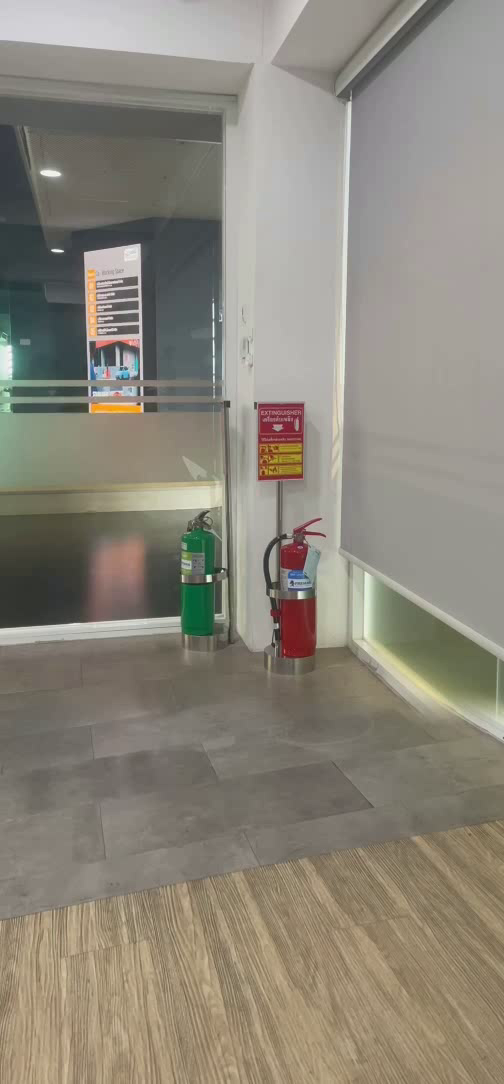
#> input picture frame 60 of panorama_output.mp4, 504 x 1084 px, given in place of 802330642.782205.mp4, which was not available
$ python 1.py
#> lines starting #> are read from the running program, lines starting #| are printed output that depends on the picture; after the words box and inside, x2 and y2 are one past the last pixel; in counts of white or black regions, pixels touching at a corner belong together; pictures that were not available may be replaced by others from this repository, and a replacement may not be noted

import sys
import cv2
import numpy as np
import argparse
import time
from collections import deque
from pathlib import Path

# ป้องกันปัญหา UnicodeEncodeError บน Windows terminal เมื่อแสดงผลภาษาไทย/สัญลักษณ์พิเศษ
if sys.platform.startswith('win'):
    try:
        sys.stdout.reconfigure(encoding='utf-8')
        sys.stderr.reconfigure(encoding='utf-8')
    except AttributeError:
        pass

# ─────────────────────────────────────────────
#  CONFIG — ค่าเริ่มต้น (แก้ได้ที่นี่ หรือผ่าน UI)
# ─────────────────────────────────────────────
DEFAULT_TOP  = r"C:\Users\Purip\OneDrive\เอกสาร\802330642.782205.mp4"
DEFAULT_BOT  = r"C:\Users\Purip\OneDrive\เอกสาร\802330642.712218.mp4"
OUTPUT_PATH  = "panorama_output.mp4"

# ─────────────────────────────────────────────
# 🎨 ฟังก์ชันโคลนนิ่งสีอัตโนมัติ (Color Transfer)
# ─────────────────────────────────────────────
def match_color(src, target):
    """
    ปรับสีและแสงของภาพ src ให้เหมือนกับภาพ target
    โดยใช้เทคนิค LAB Color Space (ประมวลผลเร็วและเนียนที่สุดสำหรับวิดีโอ)
    """
    # แปลงเป็น LAB เพื่อแยก ความสว่าง (L) ออกจาก สี (A, B)
    src_lab = cv2.cvtColor(src, cv2.COLOR_BGR2LAB).astype(np.float32)
    tar_lab = cv2.cvtColor(target, cv2.COLOR_BGR2LAB).astype(np.float32)

    # หาค่าเฉลี่ยและส่วนเบี่ยงเบนมาตรฐาน
    src_mean, src_std = cv2.meanStdDev(src_lab)
    tar_mean, tar_std = cv2.meanStdDev(tar_lab)

    # ป้องกันค่าหารด้วย 0
    src_std = np.clip(src_std, 0.001, None)

    # สมการปรับสี: (src - src_mean) * (tar_std / src_std) + tar_mean
    out_lab = ((src_lab - src_mean.flatten()) * (tar_std.flatten() / src_std.flatten())) + tar_mean.flatten()

    # จำกัดขอบเขตไม่ให้สีล้น แล้วแปลงกลับเป็น BGR
    out_lab = np.clip(out_lab, 0, 255).astype(np.uint8)
    return cv2.cvtColor(out_lab, cv2.COLOR_LAB2BGR)


# ─────────────────────────────────────────────
#  BLEND FUNCTIONS
# ─────────────────────────────────────────────

# [53 lines left out: functions blend_hard, blend_feather, blend_laplacian, not called in this run]


BLEND_FUNCS = {
    "hard":       blend_hard,
    "feather":    blend_feather,
    "laplacian":  blend_laplacian,
}


# ─────────────────────────────────────────────
#  SETUP UI
# ─────────────────────────────────────────────

def run_setup_ui(ref_top, ref_bot, height, width):
    """
    แสดง Setup Window ให้ผู้ใช้ตั้งค่าก่อนเรนเดอร์
    กด ENTER หรือ SPACE เพื่อยืนยัน
    """
    win = "StitchLab Setup  [ENTER = Confirm | ESC = Quit]"
    cv2.namedWindow(win, cv2.WINDOW_AUTOSIZE)

    def noop(_): pass

    cv2.createTrackbar("Y Overlap Start  ", win, int(height * 0.70), height, noop)
    cv2.createTrackbar("Cut Line %       ", win, 50, 100, noop)
    cv2.createTrackbar("Feather px       ", win, 30, 120, noop)
    cv2.createTrackbar("Max Shake px     ", win, 3, 20, noop)
    # Blend: 0=Hard, 1=Feather, 2=Laplacian
    cv2.createTrackbar("Blend (0H 1F 2L) ", win, 2, 2, noop)
    cv2.createTrackbar("Color Match (0/1)", win, 1, 1, noop)
    cv2.createTrackbar("Motion Overlay (0/1)", win, 1, 1, noop)

    print("\n╔══════════════════════════════════════════╗")
    print("║         StitchLab — Setup Mode           ║")
    print("╠══════════════════════════════════════════╣")
    print("║  Trackbars:                              ║")
    print("║   Y Overlap  — เลื่อนภาพล่างขึ้น/ลง      ║")
    print("║   Cut Line % — เลือกจุดตัด (0=บน 100=ล่าง)║")
    print("║   Feather    — ความกว้างรอยเบลอ (px)     ║")
    print("║   Max Shake  — จำกัดการดิ้นของกล้องล่าง  ║")
    print("║   Blend      — 0=Hard 1=Feather 2=Laplace║")
    print("║   Color Match— 0=Off 1=On                ║")
    print("║   Motion Overlay — 0=Off 1=On (กันมือแหว่ง)║")
    print("╠══════════════════════════════════════════╣")
    print("║  ENTER / SPACE = ยืนยัน | ESC = ออก      ║")
    print("╚══════════════════════════════════════════╝\n")

    blend_names = ["HARD", "FEATHER", "LAPLACIAN"]

    while True:
        # Check if window was closed via 'X' button
        try:
            if cv2.getWindowProperty(win, cv2.WND_PROP_VISIBLE) < 1:
                cv2.destroyAllWindows()
                raise SystemExit("Setup window closed.")
        except cv2.error:
            cv2.destroyAllWindows()
            raise SystemExit("Setup window closed.")

        cy    = cv2.getTrackbarPos("Y Overlap Start  ", win)
        cp    = cv2.getTrackbarPos("Cut Line %       ", win)
        fth   = cv2.getTrackbarPos("Feather px       ", win)
        shake = cv2.getTrackbarPos("Max Shake px     ", win)
        bmode = cv2.getTrackbarPos("Blend (0H 1F 2L) ", win)
        color_match = cv2.getTrackbarPos("Color Match (0/1)", win)
        motion_overlay = cv2.getTrackbarPos("Motion Overlay (0/1)", win)

        canvas_h = height + cy
        canvas = np.zeros((canvas_h, width, 3), dtype=np.uint8)

        # วางภาพบน
        canvas[0:height, :] = ref_top

        # Blend zone ของกล้องล่าง
        bot_placed = np.zeros((canvas_h, width, 3), dtype=np.uint8)
        ref_bot_matched = match_color(ref_bot, ref_top) if color_match == 1 else ref_bot
        bot_placed[cy:cy + height, :] = ref_bot_matched

        # แสดง overlap zone ด้วย alpha
        overlap_top = cy
        overlap_bot = min(height, canvas_h)
        if overlap_bot > overlap_top:
            canvas[overlap_top:overlap_bot, :] = cv2.addWeighted(
                canvas[overlap_top:overlap_bot, :], 0.55,
                bot_placed[overlap_top:overlap_bot, :], 0.45, 0
            )

        # วาดเส้น Cut Line
        cut_y = int(cy + (height - cy) * (cp / 100.0))
        cut_y = max(0, min(canvas_h - 1, cut_y))
        cv2.line(canvas, (0, cut_y), (width, cut_y), (0, 220, 80), 2)

        # วาด Feather zone
        if fth > 0:
            cv2.line(canvas, (0, max(0, cut_y - fth)),
                     (width, max(0, cut_y - fth)), (0, 160, 255), 1)
            cv2.line(canvas, (0, min(canvas_h - 1, cut_y + fth)),
                     (width, min(canvas_h - 1, cut_y + fth)), (0, 160, 255), 1)

        # HUD
        hud_lines = [
            f"Y Overlap: {cy}px  |  Final H: {canvas_h}px",
            f"Cut Line: {cp}%  ({cut_y}px)",
            f"Feather: {fth}px  |  Max Shake: {shake}px",
            f"Blend Mode: {blend_names[bmode]}  |  Color Match: {'ON' if color_match == 1 else 'OFF'}",
            f"Motion Overlay: {'ON' if motion_overlay == 1 else 'OFF'}",
            "",
            "[ ENTER / SPACE = Confirm  |  ESC = Quit ]",
        ]
        colors = [(255, 220, 80)] * 5 + [(0,0,0)] + [(100, 220, 255)]
        for i, (line, col) in enumerate(zip(hud_lines, colors)):
            cv2.putText(canvas, line, (12, 28 + i * 26),
                        cv2.FONT_HERSHEY_SIMPLEX, 0.6, (0, 0, 0), 3)
            cv2.putText(canvas, line, (12, 28 + i * 26),
                        cv2.FONT_HERSHEY_SIMPLEX, 0.6, col, 1)

        scale = min(1.0, 700 / canvas_h, 700 / width)
        preview = cv2.resize(canvas, (0, 0), fx=scale, fy=scale)
        cv2.imshow(win, preview)

        key = cv2.waitKey(30) & 0xFF
        if key in (13, 32):   # ENTER or SPACE
            cv2.destroyAllWindows()
            blend_key = ["hard", "feather", "laplacian"][bmode]
            print(f"✅ Config: Y={cy}, Cut={cp}%, Feather={fth}px, "
                  f"Shake={shake}px, Blend={blend_key}, Color Match={'ON' if color_match == 1 else 'OFF'}, "
                  f"Motion Overlay={'ON' if motion_overlay == 1 else 'OFF'}")
            return cy, cp, fth, shake, blend_key, color_match, motion_overlay
        if key == 27:          # ESC
            cv2.destroyAllWindows()
            raise SystemExit("Setup cancelled.")


# ─────────────────────────────────────────────
#  ECC BASELINE CALIBRATION
# ─────────────────────────────────────────────

# [23 lines left out: function calibrate_ecc, not called in this run]


# ─────────────────────────────────────────────
#  MAIN STITCHER
# ─────────────────────────────────────────────

def stitch(
    top_src, bot_src,
    output_path=OUTPUT_PATH,
    live_mode=False,
):
    """
    top_src / bot_src : path string หรือ camera index (int)
    live_mode         : ถ้า True จะไม่เขียนไฟล์ แค่แสดงผล
    """

    cap_top = cv2.VideoCapture(top_src)
    cap_bot = cv2.VideoCapture(bot_src)

    if not cap_top.isOpened():
        raise IOError(f"ไม่สามารถเปิด source: {top_src}")
    if not cap_bot.isOpened():
        raise IOError(f"ไม่สามารถเปิด source: {bot_src}")

    fps    = cap_top.get(cv2.CAP_PROP_FPS) or 30.0
    width  = int(cap_top.get(cv2.CAP_PROP_FRAME_WIDTH))
    height = int(cap_top.get(cv2.CAP_PROP_FRAME_HEIGHT))

    # ────── ดึง Reference Frame ──────
    ref_frame_idx = 60 if not live_mode else 0
    cap_top.set(cv2.CAP_PROP_POS_FRAMES, ref_frame_idx)
    cap_bot.set(cv2.CAP_PROP_POS_FRAMES, ref_frame_idx)
    ok_t, ref_top = cap_top.read()
    ok_b, ref_bot = cap_bot.read()
    if not ok_t or not ok_b:
        # fallback: ลองเฟรมแรก
        cap_top.set(cv2.CAP_PROP_POS_FRAMES, 0)
        cap_bot.set(cv2.CAP_PROP_POS_FRAMES, 0)
        _, ref_top = cap_top.read()
        _, ref_bot = cap_bot.read()

    # ────── Setup UI ──────
    initial_dy, cut_percent, feather_px, max_shake, blend_mode, color_match, motion_overlay = \
        run_setup_ui(ref_top, ref_bot, height, width)

    blend_fn = BLEND_FUNCS[blend_mode]
    final_h  = height + initial_dy

    # ────── ECC Baseline ──────
    print("\n🔬 Calibrating ECC baseline...")
    ref_bot_calib = match_color(ref_bot, ref_top) if color_match == 1 else ref_bot
    baseline_dx = calibrate_ecc(ref_top, ref_bot_calib, height, initial_dy)

    # ────── Calculate Crop Margins to remove black borders ──────
    crop_margin = int(np.ceil(abs(baseline_dx) + max_shake))
    # Make sure we don't crop more than 1/4 of the width
    crop_margin = min(crop_margin, width // 4)
    crop_w = width - crop_margin
    crop_w = (crop_w // 2) * 2  # Ensure even width for video codecs
    crop_margin = width - crop_w
    print(f"   Auto-cropping horizontal borders: width reduced from {width}px to {crop_w}px (crop margin = {crop_margin}px)")

    # ────── VideoWriter ──────
    out_vid = None
    if not live_mode:
        fourcc = cv2.VideoWriter_fourcc(*"mp4v")
        out_vid = cv2.VideoWriter(output_path, fourcc, fps, (crop_w, final_h))
        cap_top.set(cv2.CAP_PROP_POS_FRAMES, 0)
        cap_bot.set(cv2.CAP_PROP_POS_FRAMES, 0)
        total_frames = int(cap_top.get(cv2.CAP_PROP_FRAME_COUNT))
    else:
        total_frames = 0  # ไม่รู้จำนวนเฟรมใน live

    # ────── LK Parameters ──────
    lk_params = dict(
        winSize  = (21, 21),
        maxLevel = 3,
        criteria = (cv2.TERM_CRITERIA_EPS | cv2.TERM_CRITERIA_COUNT, 30, 0.01),
    )
    feat_params = dict(
        maxCorners   = 200,
        qualityLevel = 0.01,
        minDistance  = 15,
        blockSize    = 7,
    )

    # BG Mask: ติดตามเฉพาะขอบภาพ (หลีกเลี่ยงมือ/กล่อง)
    bg_mask = np.zeros((height, width), dtype=np.uint8)
    bg_mask[0:int(height * 0.15), :]     = 255   # แถบบน
    bg_mask[:, 0:int(width * 0.08)]      = 255   # แถบซ้าย
    bg_mask[:, int(width * 0.92):]       = 255   # แถบขวา

    # ────── Background Subtractor for Motion Overlay ──────
    bg_subtractor = None
    morph_kernel = None
    if motion_overlay == 1:
        bg_subtractor = cv2.createBackgroundSubtractorMOG2(history=500, varThreshold=30, detectShadows=False)
        morph_kernel = cv2.getStructuringElement(cv2.MORPH_ELLIPSE, (5, 5))

    # ────── State ──────
    prev_gray_top  = None
    prev_gray_bot  = None
    pts_top        = None
    pts_bot        = None
    REDETECT_EVERY = 30

    smooth_dx = float(baseline_dx)
    smooth_dy = float(initial_dy)
    ALPHA     = 0.08           # EMA alpha — เพิ่ม = ตอบสนองเร็วขึ้น, ลด = นิ่งขึ้น

    dx_buf = deque([baseline_dx] * 5, maxlen=5)
    dy_buf = deque([float(initial_dy)] * 5, maxlen=5)

    frame_idx  = 0
    t_start    = time.time()

    print(f"\n🎬 Rendering  |  {width}×{final_h}  |  {fps:.0f}fps  |  blend={blend_mode}")
    if not live_mode:
        print(f"   Total frames: {total_frames}")
    print("   Press Q to stop\n")

    cv2.namedWindow("StitchLab Output", cv2.WINDOW_AUTOSIZE)

    while True:
        ret_t, frame_top = cap_top.read()
        ret_b, frame_bot = cap_bot.read()
        if not ret_t or not ret_b:
            break

        # ── Color Matching ──
        if color_match == 1:
            frame_bot = match_color(frame_bot, frame_top)

        gray_top = cv2.cvtColor(frame_top, cv2.COLOR_BGR2GRAY)
        gray_bot = cv2.cvtColor(frame_bot, cv2.COLOR_BGR2GRAY)

        # ── LK Optical Flow ──
        raw_dx = baseline_dx
        raw_dy = float(initial_dy)

        if prev_gray_top is not None and pts_top is not None and len(pts_top) >= 10:
            new_top, st_t, _ = cv2.calcOpticalFlowPyrLK(
                prev_gray_top, gray_top, pts_top, None, **lk_params)
            new_bot, st_b, _ = cv2.calcOpticalFlowPyrLK(
                prev_gray_bot, gray_bot, pts_bot, None, **lk_params)

            good = (st_t.ravel() == 1) & (st_b.ravel() == 1)
            if good.sum() >= 8:
                rel_dx = np.median(new_top[good, 0, 0] - new_bot[good, 0, 0])
                # Y ล็อคไว้ ไม่ให้ขยับ (อ้างอิงจาก Setup)
                raw_dx = float(np.clip(rel_dx,
                                       baseline_dx - max_shake,
                                       baseline_dx + max_shake))
                raw_dy = float(np.clip(initial_dy,
                                       initial_dy - max_shake,
                                       initial_dy + max_shake))
                pts_top = new_top[good].reshape(-1, 1, 2)
                pts_bot = new_bot[good].reshape(-1, 1, 2)

        # ── Re-detect Points ──
        if frame_idx % REDETECT_EVERY == 0 or pts_top is None or len(pts_top) < 15:
            corners = cv2.goodFeaturesToTrack(gray_top, mask=bg_mask, **feat_params)
            if corners is not None:
                pts_top = corners
                pts_bot = pts_top.copy()
                pts_bot[:, :, 1] -= initial_dy

        prev_gray_top = gray_top.copy()
        prev_gray_bot = gray_bot.copy()

        # ── EMA + Temporal Median ──
        dx_buf.append(raw_dx)
        dy_buf.append(raw_dy)
        buf_dx = float(np.median(list(dx_buf)))
        buf_dy = float(np.median(list(dy_buf)))

        smooth_dx = smooth_dx * (1 - ALPHA) + buf_dx * ALPHA
        smooth_dy = smooth_dy * (1 - ALPHA) + buf_dy * ALPHA

        apply_dx = round(smooth_dx)
        apply_dy = round(smooth_dy)

        # ── Warp Bottom ──
        top_canvas = np.zeros((final_h, width, 3), dtype=np.uint8)
        top_canvas[0:height, :] = frame_top

        M = np.float32([[1, 0, apply_dx], [0, 1, apply_dy]])
        warped_bot = cv2.warpAffine(frame_bot, M, (width, final_h), borderMode=cv2.BORDER_REPLICATE)

        # ── Blend ──
        cut_y = int(apply_dy + (height - apply_dy) * cut_percent / 100)
        cut_y = max(feather_px, min(final_h - feather_px, cut_y))

        final_frame = blend_fn(top_canvas, warped_bot, cut_y, feather_px, final_h, width)

        # ── Motion Overlay (Hand Protection) ──
        if motion_overlay == 1 and bg_subtractor is not None:
            # Detect motion in frame_top
            fg_mask = bg_subtractor.apply(frame_top)
            fg_mask = cv2.morphologyEx(fg_mask, cv2.MORPH_OPEN, morph_kernel)
            fg_mask = cv2.morphologyEx(fg_mask, cv2.MORPH_DILATE, morph_kernel, iterations=3)
            fg_mask_blur = cv2.GaussianBlur(fg_mask, (21, 21), 0).astype(np.float32) / 255.0

            # Expand mask to canvas size
            full_fg_mask = np.zeros((final_h, width, 1), dtype=np.float32)
            full_fg_mask[0:height, :, 0] = fg_mask_blur
            full_fg_mask_3d = np.repeat(full_fg_mask, 3, axis=2)

            # Composite top frame over the blended frame in moving regions
            final_frame = (top_canvas.astype(np.float32) * full_fg_mask_3d) + (final_frame.astype(np.float32) * (1.0 - full_fg_mask_3d))
            final_frame = np.clip(final_frame, 0, 255).astype(np.uint8)

        # ── Crop to remove black borders ──
        if baseline_dx < 0:
            cropped_frame = final_frame[:, 0:crop_w]
        else:
            cropped_frame = final_frame[:, crop_margin:]

        # ── Write ──
        if out_vid is not None:
            out_vid.write(cropped_frame)

        # ── Preview (ทุก 2 เฟรม เพื่อประหยัด CPU) ──
        if frame_idx % 2 == 0:
            elapsed = time.time() - t_start
            current_fps = frame_idx / elapsed if elapsed > 0 else 0

            preview = cv2.resize(cropped_frame, (0, 0), fx=0.4, fy=0.4)

            # HUD บน preview
            if not live_mode and total_frames > 0:
                pct = frame_idx / total_frames * 100
                eta = (total_frames - frame_idx) / current_fps if current_fps > 0 else 0
                hud = (f"Frame {frame_idx}/{total_frames} ({pct:.0f}%)  "
                       f"| {current_fps:.1f}fps  "
                       f"| ETA {int(eta//60):02d}:{int(eta%60):02d}  "
                       f"| dx={apply_dx} dy={apply_dy}")
            else:
                hud = (f"LIVE  Frame {frame_idx}  "
                       f"| {current_fps:.1f}fps  "
                       f"| dx={apply_dx} dy={apply_dy}")

            cv2.putText(preview, hud, (8, preview.shape[0] - 8),
                        cv2.FONT_HERSHEY_SIMPLEX, 0.42, (0, 0, 0), 2)
            cv2.putText(preview, hud, (8, preview.shape[0] - 8),
                        cv2.FONT_HERSHEY_SIMPLEX, 0.42, (80, 220, 80), 1)

            cv2.imshow("StitchLab Output", preview)

        # Check if preview window was closed via 'X' button
        try:
            if frame_idx > 0 and cv2.getWindowProperty("StitchLab Output", cv2.WND_PROP_VISIBLE) < 1:
                print("\n⏹  Stopped by user (window closed).")
                break
        except cv2.error:
            pass

        if cv2.waitKey(1) & 0xFF == ord("q"):
            print("\n⏹  Stopped by user.")
            break

        frame_idx += 1

    # ── Cleanup ──
    cap_top.release()
    cap_bot.release()
    if out_vid is not None:
        out_vid.release()
    cv2.destroyAllWindows()

    elapsed = time.time() - t_start
    print(f"\n✅ Done!  {frame_idx} frames in {elapsed:.1f}s  "
          f"({frame_idx/elapsed:.1f} fps avg)")
    if not live_mode:
        print(f"   Output: {Path(output_path).resolve()}")


# ─────────────────────────────────────────────
#  ENTRY POINT
# ─────────────────────────────────────────────

def main():
    parser = argparse.ArgumentParser(
        description="StitchLab — Vertical Panorama Stitching"
    )
    parser.add_argument("--top",    default=DEFAULT_TOP,
                        help="Path to top camera video (or camera index for live)")
    parser.add_argument("--bot",    default=DEFAULT_BOT,
                        help="Path to bottom camera video (or camera index for live)")
    parser.add_argument("--output", default=OUTPUT_PATH,
                        help="Output video path")
    parser.add_argument("--live",   action="store_true",
                        help="Live mode: use webcams instead of files")
    parser.add_argument("--top-id", type=int, default=0,
                        help="Camera index for top (live mode)")
    parser.add_argument("--bot-id", type=int, default=1,
                        help="Camera index for bottom (live mode)")
    args = parser.parse_args()

    if args.live:
        print(f"🔴 LIVE MODE  |  Top cam: {args.top_id}  |  Bot cam: {args.bot_id}")
        stitch(args.top_id, args.bot_id, live_mode=True)
    else:
        stitch(args.top, args.bot, output_path=args.output)
#> in stitch, ref_top is the input picture: shape (1084, 504, 3); mean B, G, R 122.5, 134.5, 140
#> in run_setup_ui, `canvas[0:height, :] = ref_top`:
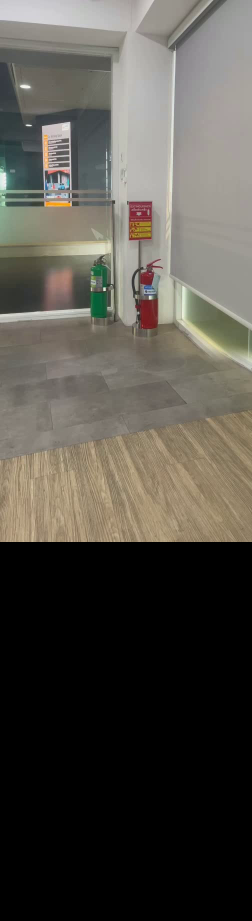
#> canvas: shape (1842, 504, 3) (shown at 1/2 size); mean B, G, R 72.1, 79.1, 82.4
#> in match_color, `src_lab = cv2.cvtColor(src, cv2.COLOR_BGR2LAB).astype(np.float32)`:
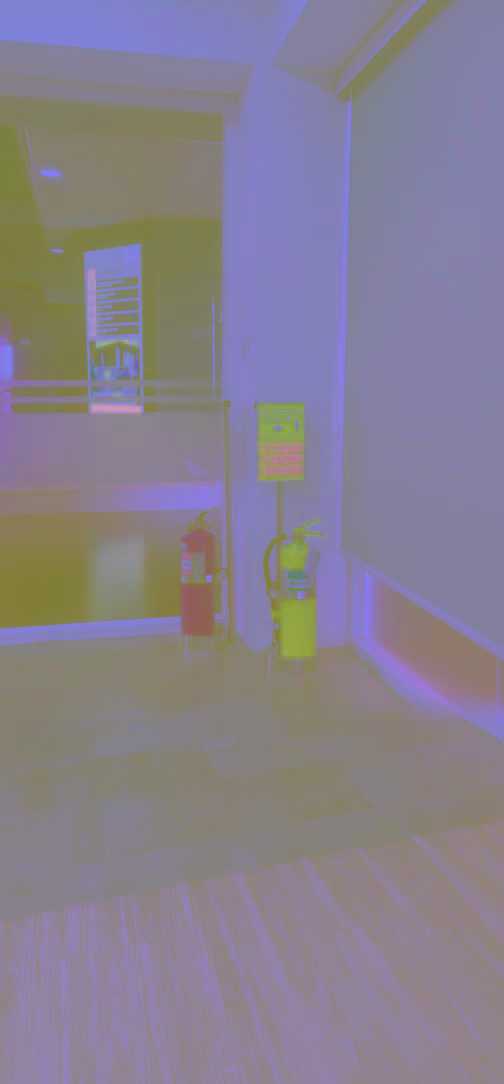
#> src_lab: shape (1084, 504, 3) float32; mean B, G, R 142.9, 127.9, 135.2
#> in match_color, `src_mean, src_std = cv2.meanStdDev(src_lab)`: src_mean = [142.9, 128.1, 135.3]; src_std = [34.27, 4.69, 6.89]
#> in match_color, `tar_mean, tar_std = cv2.meanStdDev(tar_lab)`: tar_mean = [142.9, 128.1, 135.3]; tar_std = [34.27, 4.69, 6.89]
#> in run_setup_ui, `bot_placed[cy:cy + height, :] = ref_bot_matched`:
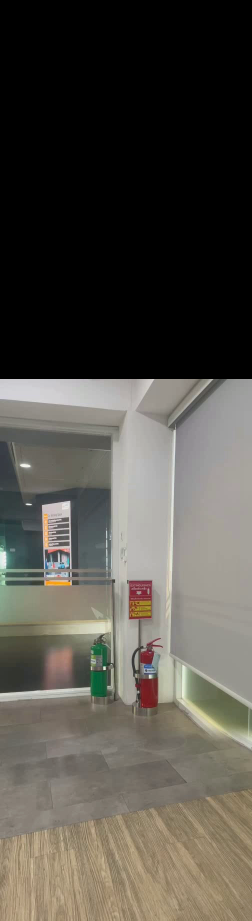
#> bot_placed: shape (1842, 504, 3) (shown at 1/2 size); mean B, G, R 72.1, 79.2, 82.4
#> in run_setup_ui, `canvas[overlap_top:overlap_bot, :] = cv2.addWeighted( canvas[overlap_t..`:
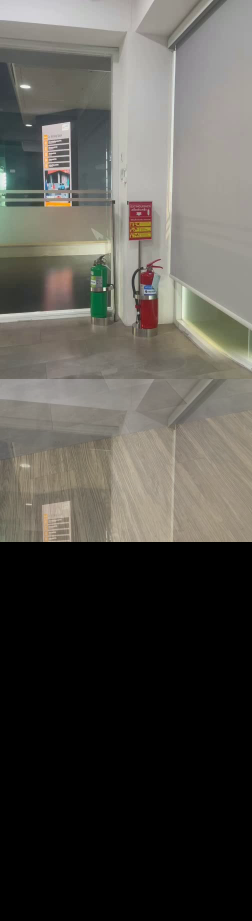
#> canvas: shape (1842, 504, 3) (shown at 1/2 size); mean B, G, R 74.4, 80, 82.3
#> in run_setup_ui, `cv2.line(canvas, (0, min(canvas_h - 1, cut_y + fth)), (width, min(canv..`:
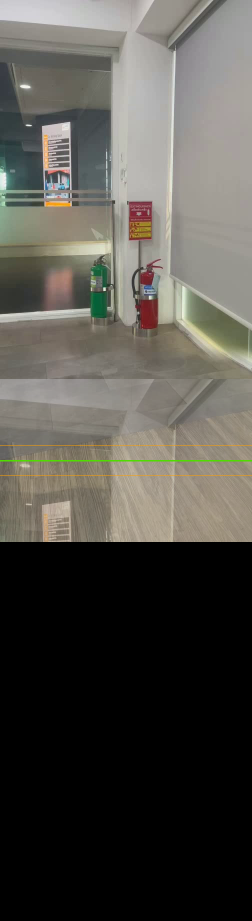
#> canvas: shape (1842, 504, 3) (shown at 1/2 size); mean B, G, R 74.1, 80.2, 82.3
#> after the loop in run_setup_ui, `for i, (line, col) in enumerate(zip(hud_lines, colors)):`:
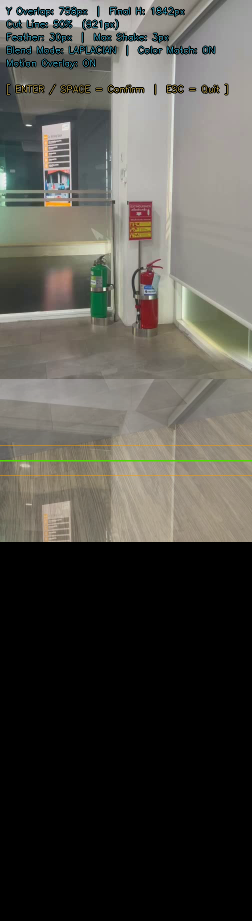
#> canvas: shape (1842, 504, 3) (shown at 1/2 size); 2.07% of pixels changed, all inside (x1, y1, x2, y2) = (11, 11, 457, 191)
#> in run_setup_ui, `preview = cv2.resize(canvas, (0, 0), fx=scale, fy=scale)`:
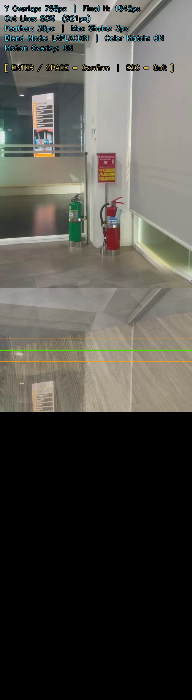
#> preview: shape (700, 192, 3); mean B, G, R 72.1, 78.1, 79.8
#> (key q is pressed here)


if __name__ == "__main__":
#> (the run stopped early here; a loop or call above may not have finished)
